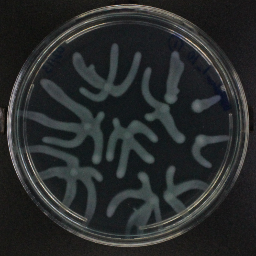
#> input picture reporting/figures/bakeoff_compare/sources/ffc0_src.TIF, 256 x 256 px, found by its file name; its folder holds only this picture in this run
$ python montage_scaled.py
#> lines starting #> are read from the running program, lines starting #| are printed output that depends on the picture
"""Progression montage: source | real | in-domain SD1.5 x2 | pilot Flux | scaled Flux x2.
Shows whether scaling closed the gap. Same 5 evenly-spaced test conditions as the verify montage."""
import os, glob
from PIL import Image, ImageDraw, ImageFont
BASE = "/hpc/group/youlab/sa603/data/branching_256"
SD15 = "/hpc/group/youlab/sa603/code/Data_augmentation/sd15_branching_eval"
PILOT = "/hpc/group/youlab/sa603/code/Data_augmentation/flux_cn_runs/combo2/cn065pg06"
SCALED = "/hpc/group/youlab/sa603/code/Data_augmentation/flux_cn_runs/scaled/eval_cn10"
srcs = sorted(glob.glob(f"{BASE}/test/sources/*_src.TIF"))
conds = [os.path.basename(s).split("_")[0] for s in srcs]
CONDS = [conds[int(i*(len(conds)-1)/4)] for i in range(5)]
TILE, GAP, LAB, HEAD = 200, 6, 90, 22
COLS = ["source", "real", "SD1.5 a", "SD1.5 b", "pilot Flux", "scaled a", "scaled b"]
f = ImageFont.load_default()
def load(p):
    try: return Image.open(p).convert("RGB").resize((TILE, TILE))
    except Exception: return Image.new("RGB", (TILE, TILE), (40, 40, 40))
W = LAB + len(COLS)*(TILE+GAP); H = HEAD + len(CONDS)*(TILE+GAP+HEAD)
im = Image.new("RGB", (W, H), (10, 10, 12)); d = ImageDraw.Draw(im)
for ci, c in enumerate(COLS):
    col = (134,239,172) if "SD1.5" in c else (252,165,165) if "pilot" in c else (125,211,252) if "scaled" in c else (220,220,220)
    d.text((LAB+ci*(TILE+GAP), 6), c, fill=col, font=f)
y = HEAD
for cond in CONDS:
    reals = sorted(glob.glob(f"{BASE}/test/reals/{cond}_Rep*.TIF"))
    tiles = [f"{BASE}/test/sources/{cond}_src.TIF", reals[0] if reals else None,
             f"{SD15}/{cond}_1.png", f"{SD15}/{cond}_2.png",
             f"{PILOT}/{cond}_1.png", f"{SCALED}/{cond}_1.png", f"{SCALED}/{cond}_2.png"]
    d.text((4, y+TILE//2), cond, fill=(130,200,250), font=f)
    for ci, t in enumerate(tiles):
        x = LAB+ci*(TILE+GAP)
        if t and os.path.exists(t): im.paste(load(t), (x, y))
#> in load, `try: return Image.open(p).convert("RGB").resize((TILE, TILE))`:
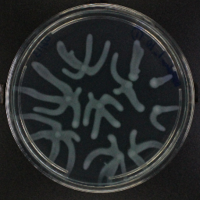
#> returned value: PIL image 200x200 RGB; mean R, G, B 40.9, 43.6, 43.8
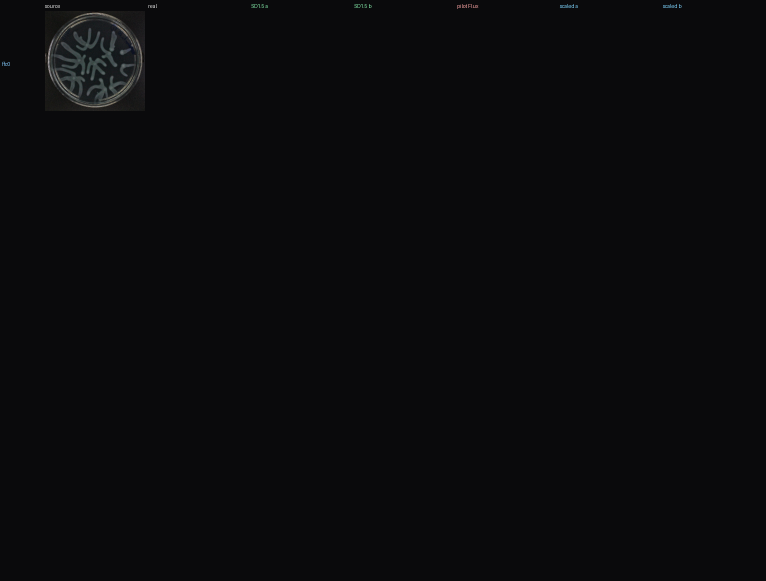
#> im: PIL image 1532x1162 RGB (shown at 1/2 size); mean R, G, B 10.7, 10.8, 12.8
        else: d.rectangle([x, y, x+TILE, y+TILE], outline=(80,80,80))
    y += TILE+GAP+HEAD
out = "/hpc/group/youlab/sa603/code/Data_augmentation/scaled_flux_progression.png"
im.save(out); print("saved", out, im.size)
#> after `im.save(out)`:
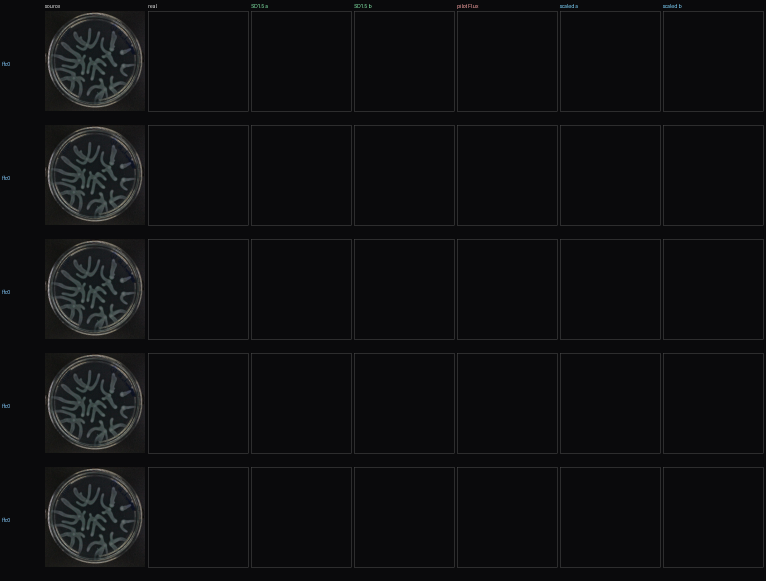
#> saved as scaled_flux_progression.png: PIL image 1532x1162 RGB (shown at 1/2 size); mean R, G, B 14.5, 14.8, 16.6
